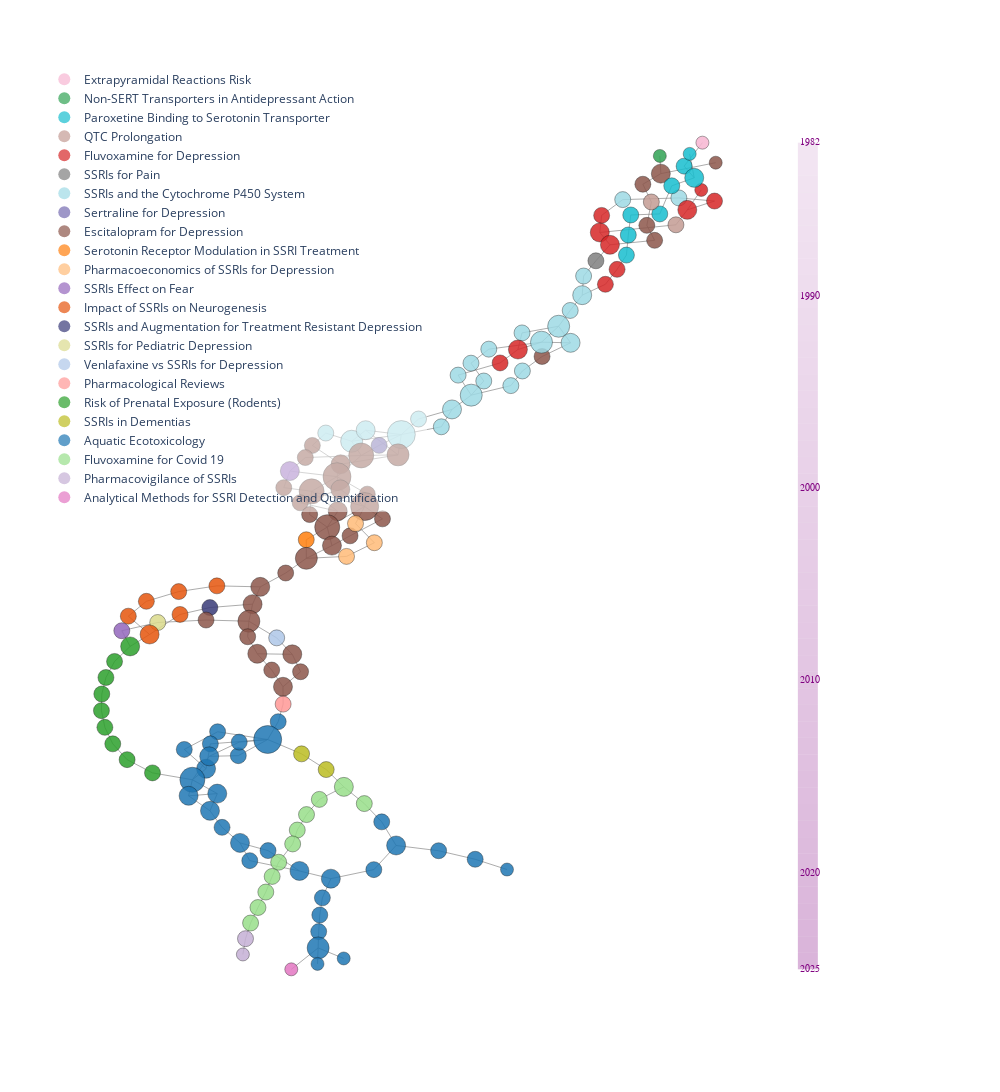

Notebook code cell kept with this figure:
### Markdown cell above
# plot

### Code cell
plotter = MainPathPlotterInteractive(
    Gmp,
    cluster_col="cluster_alpha0.3_k10_res0.002",
    node_label_col="label",
    hover_cols=["title", "cited_by", "year"],
    color_attr="color",
    cluster_label_attr="cluster_label",
)
# Show network visualization
fig_interactive = plotter.plot_network_on_timeline_interactive(
    savingpath=output_dir + "/paper-output/main_path_fig.html",
    width=1000,
    height=1300,
    return_fig=True,
    adjust_overlap=True,
    show_legend=True,
    title=None,
    use_custom_colors=True,
    show_labels=False,
    align_nodes_with_timeline=False,
)

### Figure 1 — Plotly figure (JSON) as saved in the notebook; plotly's stock layout.template omitted (floating-point values rounded to 4 significant figures; data arrays with more than 128 entries replaced by an {"elided": "..."} marker saying what was removed)
{"data": [{"hoverinfo": "none", "line": {"color": "#888888", "width": 0.7}, "mode": "lines", "showlegend": false, "type": "scatter", "x": {"elided": "564 float values"}, "y": {"elided": "564 float values"}}, {"hoverinfo": "text", "hovertext": {"elided": "155 str values"}, "marker": {"color": {"elided": "155 str values"}, "line": {"color": "rgba(0,0,0,0.4)", "width": 1}, "opacity": 0.85, "showscale": false, "size": {"elided": "155 int values"}}, "mode": "markers", "showlegend": false, "textfont": {"color": "black", "size": 8}, "textposition": "middle center", "type": "scatter", "x": {"elided": "155 float values"}, "y": {"elided": "155 float values"}}, {"hoverinfo": "none", "line": {"color": "rgba(128, 0, 128, 0.1)", "width": 20}, "mode": "lines", "showlegend": false, "type": "scatter", "x": [1.15, 1.15], "y": [1, 0.98]}, {"hoverinfo": "none", "line": {"color": "rgba(128, 0, 128, 0.10400000000000001)", "width": 20}, "mode": "lines", "showlegend": false, "type": "scatter", "x": [1.15, 1.15], "y": [0.98, 0.96]}, {"hoverinfo": "none", "line": {"color": "rgba(128, 0, 128, 0.10800000000000001)", "width": 20}, "mode": "lines", "showlegend": false, "type": "scatter", "x": [1.15, 1.15], "y": [0.96, 0.94]}, {"hoverinfo": "none", "line": {"color": "rgba(128, 0, 128, 0.112)", "width": 20}, "mode": "lines", "showlegend": false, "type": "scatter", "x": [1.15, 1.15], "y": [0.94, 0.92]}, {"hoverinfo": "none", "line": {"color": "rgba(128, 0, 128, 0.116)", "width": 20}, "mode": "lines", "showlegend": false, "type": "scatter", "x": [1.15, 1.15], "y": [0.92, 0.9]}, {"hoverinfo": "none", "line": {"color": "rgba(128, 0, 128, 0.12000000000000001)", "width": 20}, "mode": "lines", "showlegend": false, "type": "scatter", "x": [1.15, 1.15], "y": [0.9, 0.88]}, {"hoverinfo": "none", "line": {"color": "rgba(128, 0, 128, 0.124)", "width": 20}, "mode": "lines", "showlegend": false, "type": "scatter", "x": [1.15, 1.15], "y": [0.88, 0.86]}, {"hoverinfo": "none", "line": {"color": "rgba(128, 0, 128, 0.128)", "width": 20}, "mode": "lines", "showlegend": false, "type": "scatter", "x": [1.15, 1.15], "y": [0.86, 0.84]}, {"hoverinfo": "none", "line": {"color": "rgba(128, 0, 128, 0.132)", "width": 20}, "mode": "lines", "showlegend": false, "type": "scatter", "x": [1.15, 1.15], "y": [0.84, 0.82]}, {"hoverinfo": "none", "line": {"color": "rgba(128, 0, 128, 0.136)", "width": 20}, "mode": "lines", "showlegend": false, "type": "scatter", "x": [1.15, 1.15], "y": [0.82, 0.8]}, {"hoverinfo": "none", "line": {"color": "rgba(128, 0, 128, 0.14)", "width": 20}, "mode": "lines", "showlegend": false, "type": "scatter", "x": [1.15, 1.15], "y": [0.8, 0.78]}, {"hoverinfo": "none", "line": {"color": "rgba(128, 0, 128, 0.14400000000000002)", "width": 20}, "mode": "lines", "showlegend": false, "type": "scatter", "x": [1.15, 1.15], "y": [0.78, 0.76]}, {"hoverinfo": "none", "line": {"color": "rgba(128, 0, 128, 0.148)", "width": 20}, "mode": "lines", "showlegend": false, "type": "scatter", "x": [1.15, 1.15], "y": [0.76, 0.74]}, {"hoverinfo": "none", "line": {"color": "rgba(128, 0, 128, 0.152)", "width": 20}, "mode": "lines", "showlegend": false, "type": "scatter", "x": [1.15, 1.15], "y": [0.74, 0.72]}, {"hoverinfo": "none", "line": {"color": "rgba(128, 0, 128, 0.156)", "width": 20}, "mode": "lines", "showlegend": false, "type": "scatter", "x": [1.15, 1.15], "y": [0.72, 0.7]}, {"hoverinfo": "none", "line": {"color": "rgba(128, 0, 128, 0.16)", "width": 20}, "mode": "lines", "showlegend": false, "type": "scatter", "x": [1.15, 1.15], "y": [0.7, 0.68]}, {"hoverinfo": "none", "line": {"color": "rgba(128, 0, 128, 0.164)", "width": 20}, "mode": "lines", "showlegend": false, "type": "scatter", "x": [1.15, 1.15], "y": [0.68, 0.66]}, {"hoverinfo": "none", "line": {"color": "rgba(128, 0, 128, 0.168)", "width": 20}, "mode": "lines", "showlegend": false, "type": "scatter", "x": [1.15, 1.15], "y": [0.66, 0.64]}, {"hoverinfo": "none", "line": {"color": "rgba(128, 0, 128, 0.172)", "width": 20}, "mode": "lines", "showlegend": false, "type": "scatter", "x": [1.15, 1.15], "y": [0.64, 0.62]}, {"hoverinfo": "none", "line": {"color": "rgba(128, 0, 128, 0.176)", "width": 20}, "mode": "lines", "showlegend": false, "type": "scatter", "x": [1.15, 1.15], "y": [0.62, 0.6]}, {"hoverinfo": "none", "line": {"color": "rgba(128, 0, 128, 0.18)", "width": 20}, "mode": "lines", "showlegend": false, "type": "scatter", "x": [1.15, 1.15], "y": [0.6, 0.58]}, {"hoverinfo": "none", "line": {"color": "rgba(128, 0, 128, 0.184)", "width": 20}, "mode": "lines", "showlegend": false, "type": "scatter", "x": [1.15, 1.15], "y": [0.58, 0.56]}, {"hoverinfo": "none", "line": {"color": "rgba(128, 0, 128, 0.188)", "width": 20}, "mode": "lines", "showlegend": false, "type": "scatter", "x": [1.15, 1.15], "y": [0.56, 0.54]}, {"hoverinfo": "none", "line": {"color": "rgba(128, 0, 128, 0.192)", "width": 20}, "mode": "lines", "showlegend": false, "type": "scatter", "x": [1.15, 1.15], "y": [0.54, 0.52]}, {"hoverinfo": "none", "line": {"color": "rgba(128, 0, 128, 0.196)", "width": 20}, "mode": "lines", "showlegend": false, "type": "scatter", "x": [1.15, 1.15], "y": [0.52, 0.5]}, {"hoverinfo": "none", "line": {"color": "rgba(128, 0, 128, 0.2)", "width": 20}, "mode": "lines", "showlegend": false, "type": "scatter", "x": [1.15, 1.15], "y": [0.5, 0.48]}, {"hoverinfo": "none", "line": {"color": "rgba(128, 0, 128, 0.20400000000000001)", "width": 20}, "mode": "lines", "showlegend": false, "type": "scatter", "x": [1.15, 1.15], "y": [0.48, 0.46]}, {"hoverinfo": "none", "line": {"color": "rgba(128, 0, 128, 0.20800000000000002)", "width": 20}, "mode": "lines", "showlegend": false, "type": "scatter", "x": [1.15, 1.15], "y": [0.46, 0.44]}, {"hoverinfo": "none", "line": {"color": "rgba(128, 0, 128, 0.21200000000000002)", "width": 20}, "mode": "lines", "showlegend": false, "type": "scatter", "x": [1.15, 1.15], "y": [0.44, 0.42]}, {"hoverinfo": "none", "line": {"color": "rgba(128, 0, 128, 0.21599999999999997)", "width": 20}, "mode": "lines", "showlegend": false, "type": "scatter", "x": [1.15, 1.15], "y": [0.42, 0.4]}, {"hoverinfo": "none", "line": {"color": "rgba(128, 0, 128, 0.21999999999999997)", "width": 20}, "mode": "lines", "showlegend": false, "type": "scatter", "x": [1.15, 1.15], "y": [0.4, 0.38]}, {"hoverinfo": "none", "line": {"color": "rgba(128, 0, 128, 0.22399999999999998)", "width": 20}, "mode": "lines", "showlegend": false, "type": "scatter", "x": [1.15, 1.15], "y": [0.38, 0.36]}, {"hoverinfo": "none", "line": {"color": "rgba(128, 0, 128, 0.228)", "width": 20}, "mode": "lines", "showlegend": false, "type": "scatter", "x": [1.15, 1.15], "y": [0.36, 0.34]}, {"hoverinfo": "none", "line": {"color": "rgba(128, 0, 128, 0.232)", "width": 20}, "mode": "lines", "showlegend": false, "type": "scatter", "x": [1.15, 1.15], "y": [0.34, 0.32]}, {"hoverinfo": "none", "line": {"color": "rgba(128, 0, 128, 0.23600000000000002)", "width": 20}, "mode": "lines", "showlegend": false, "type": "scatter", "x": [1.15, 1.15], "y": [0.32, 0.3]}, {"hoverinfo": "none", "line": {"color": "rgba(128, 0, 128, 0.24)", "width": 20}, "mode": "lines", "showlegend": false, "type": "scatter", "x": [1.15, 1.15], "y": [0.3, 0.28]}, {"hoverinfo": "none", "line": {"color": "rgba(128, 0, 128, 0.244)", "width": 20}, "mode": "lines", "showlegend": false, "type": "scatter", "x": [1.15, 1.15], "y": [0.28, 0.26]}, {"hoverinfo": "none", "line": {"color": "rgba(128, 0, 128, 0.248)", "width": 20}, "mode": "lines", "showlegend": false, "type": "scatter", "x": [1.15, 1.15], "y": [0.26, 0.24]}, {"hoverinfo": "none", "line": {"color": "rgba(128, 0, 128, 0.252)", "width": 20}, "mode": "lines", "showlegend": false, "type": "scatter", "x": [1.15, 1.15], "y": [0.24, 0.22]}, {"hoverinfo": "none", "line": {"color": "rgba(128, 0, 128, 0.256)", "width": 20}, "mode": "lines", "showlegend": false, "type": "scatter", "x": [1.15, 1.15], "y": [0.22, 0.2]}, {"hoverinfo": "none", "line": {"color": "rgba(128, 0, 128, 0.26)", "width": 20}, "mode": "lines", "showlegend": false, "type": "scatter", "x": [1.15, 1.15], "y": [0.2, 0.18]}, {"hoverinfo": "none", "line": {"color": "rgba(128, 0, 128, 0.264)", "width": 20}, "mode": "lines", "showlegend": false, "type": "scatter", "x": [1.15, 1.15], "y": [0.18, 0.16]}, {"hoverinfo": "none", "line": {"color": "rgba(128, 0, 128, 0.268)", "width": 20}, "mode": "lines", "showlegend": false, "type": "scatter", "x": [1.15, 1.15], "y": [0.16, 0.14]}, {"hoverinfo": "none", "line": {"color": "rgba(128, 0, 128, 0.272)", "width": 20}, "mode": "lines", "showlegend": false, "type": "scatter", "x": [1.15, 1.15], "y": [0.14, 0.12]}, {"hoverinfo": "none", "line": {"color": "rgba(128, 0, 128, 0.276)", "width": 20}, "mode": "lines", "showlegend": false, "type": "scatter", "x": [1.15, 1.15], "y": [0.12, 0.1]}, {"hoverinfo": "none", "line": {"color": "rgba(128, 0, 128, 0.28)", "width": 20}, "mode": "lines", "showlegend": false, "type": "scatter", "x": [1.15, 1.15], "y": [0.1, 0.08]}, {"hoverinfo": "none", "line": {"color": "rgba(128, 0, 128, 0.28400000000000003)", "width": 20}, "mode": "lines", "showlegend": false, "type": "scatter", "x": [1.15, 1.15], "y": [0.08, 0.06]}, {"hoverinfo": "none", "line": {"color": "rgba(128, 0, 128, 0.288)", "width": 20}, "mode": "lines", "showlegend": false, "type": "scatter", "x": [1.15, 1.15], "y": [0.06, 0.04]}, {"hoverinfo": "none", "line": {"color": "rgba(128, 0, 128, 0.292)", "width": 20}, "mode": "lines", "showlegend": false, "type": "scatter", "x": [1.15, 1.15], "y": [0.04, 0.02]}, {"hoverinfo": "none", "line": {"color": "rgba(128, 0, 128, 0.296)", "width": 20}, "mode": "lines", "showlegend": false, "type": "scatter", "x": [1.15, 1.15], "y": [0.02, 0]}, {"hoverinfo": "none", "mode": "text", "showlegend": false, "text": ["1982"], "textfont": {"color": "purple", "family": "Arial", "size": 10}, "textposition": "middle left", "type": "scatter", "x": [1.17], "y": [1]}, {"hoverinfo": "none", "mode": "text", "showlegend": false, "text": ["1990"], "textfont": {"color": "purple", "family": "Arial", "size": 10}, "textposition": "middle left", "type": "scatter", "x": [1.17], "y": [0.814]}, {"hoverinfo": "none", "mode": "text", "showlegend": false, "text": ["2000"], "textfont": {"color": "purple", "family": "Arial", "size": 10}, "textposition": "middle left", "type": "scatter", "x": [1.17], "y": [0.5814]}, {"hoverinfo": "none", "mode": "text", "showlegend": false, "text": ["2010"], "textfont": {"color": "purple", "family": "Arial", "size": 10}, "textposition": "middle left", "type": "scatter", "x": [1.17], "y": [0.3488]}, {"hoverinfo": "none", "mode": "text", "showlegend": false, "text": ["2020"], "textfont": {"color": "purple", "family": "Arial", "size": 10}, "textposition": "middle left", "type": "scatter", "x": [1.17], "y": [0.1163]}, {"hoverinfo": "none", "mode": "text", "showlegend": false, "text": ["2025"], "textfont": {"color": "purple", "family": "Arial", "size": 10}, "textposition": "middle left", "type": "scatter", "x": [1.17], "y": [0]}, {"legendgroup": "clusters", "legendrank": 0, "marker": {"color": "#f7b6d2", "opacity": 0.7, "size": 10}, "mode": "markers", "name": "Extrapyramidal Reactions Risk", "showlegend": true, "type": "scatter", "x": [null], "y": [null]}, {"legendgroup": "clusters", "legendrank": 1, "marker": {"color": "#31a354", "opacity": 0.7, "size": 10}, "mode": "markers", "name": "Non-SERT Transporters in Antidepressant Action", "showlegend": true, "type": "scatter", "x": [null], "y": [null]}, {"legendgroup": "clusters", "legendrank": 2, "marker": {"color": "#17becf", "opacity": 0.7, "size": 10}, "mode": "markers", "name": "Paroxetine Binding to Serotonin Transporter", "showlegend": true, "type": "scatter", "x": [null], "y": [null]}, {"legendgroup": "clusters", "legendrank": 3, "marker": {"color": "#c49c94", "opacity": 0.7, "size": 10}, "mode": "markers", "name": "QTC Prolongation", "showlegend": true, "type": "scatter", "x": [null], "y": [null]}, {"legendgroup": "clusters", "legendrank": 4, "marker": {"color": "#d62728", "opacity": 0.7, "size": 10}, "mode": "markers", "name": "Fluvoxamine for Depression", "showlegend": true, "type": "scatter", "x": [null], "y": [null]}, {"legendgroup": "clusters", "legendrank": 5, "marker": {"color": "#7f7f7f", "opacity": 0.7, "size": 10}, "mode": "markers", "name": "SSRIs for Pain", "showlegend": true, "type": "scatter", "x": [null], "y": [null]}, {"legendgroup": "clusters", "legendrank": 6, "marker": {"color": "#9edae5", "opacity": 0.7, "size": 10}, "mode": "markers", "name": "SSRIs and the Cytochrome P450 System", "showlegend": true, "type": "scatter", "x": [null], "y": [null]}, {"legendgroup": "clusters", "legendrank": 7, "marker": {"color": "#756bb1", "opacity": 0.7, "size": 10}, "mode": "markers", "name": "Sertraline for Depression", "showlegend": true, "type": "scatter", "x": [null], "y": [null]}, {"legendgroup": "clusters", "legendrank": 8, "marker": {"color": "#8c564b", "opacity": 0.7, "size": 10}, "mode": "markers", "name": "Escitalopram for Depression", "showlegend": true, "type": "scatter", "x": [null], "y": [null]}, {"legendgroup": "clusters", "legendrank": 9, "marker": {"color": "#ff7f0e", "opacity": 0.7, "size": 10}, "mode": "markers", "name": "Serotonin Receptor Modulation in SSRI Treatment", "showlegend": true, "type": "scatter", "x": [null], "y": [null]}, {"legendgroup": "clusters", "legendrank": 10, "marker": {"color": "#ffbb78", "opacity": 0.7, "size": 10}, "mode": "markers", "name": "Pharmacoeconomics of SSRIs for Depression", "showlegend": true, "type": "scatter", "x": [null], "y": [null]}, {"legendgroup": "clusters", "legendrank": 11, "marker": {"color": "#9467bd", "opacity": 0.7, "size": 10}, "mode": "markers", "name": "SSRIs Effect on Fear", "showlegend": true, "type": "scatter", "x": [null], "y": [null]}, {"legendgroup": "clusters", "legendrank": 12, "marker": {"color": "#e6550d", "opacity": 0.7, "size": 10}, "mode": "markers", "name": "Impact of SSRIs on Neurogenesis", "showlegend": true, "type": "scatter", "x": [null], "y": [null]}, {"legendgroup": "clusters", "legendrank": 13, "marker": {"color": "#393b79", "opacity": 0.7, "size": 10}, "mode": "markers", "name": "SSRIs and Augmentation for Treatment Resistant Depression", "showlegend": true, "type": "scatter", "x": [null], "y": [null]}, {"legendgroup": "clusters", "legendrank": 14, "marker": {"color": "#dbdb8d", "opacity": 0.7, "size": 10}, "mode": "markers", "name": "SSRIs for Pediatric Depression", "showlegend": true, "type": "scatter", "x": [null], "y": [null]}, {"legendgroup": "clusters", "legendrank": 15, "marker": {"color": "#aec7e8", "opacity": 0.7, "size": 10}, "mode": "markers", "name": "Venlafaxine vs SSRIs for Depression", "showlegend": true, "type": "scatter", "x": [null], "y": [null]}, {"legendgroup": "clusters", "legendrank": 16, "marker": {"color": "#ff9896", "opacity": 0.7, "size": 10}, "mode": "markers", "name": "Pharmacological Reviews", "showlegend": true, "type": "scatter", "x": [null], "y": [null]}, {"legendgroup": "clusters", "legendrank": 17, "marker": {"color": "#2ca02c", "opacity": 0.7, "size": 10}, "mode": "markers", "name": "Risk of Prenatal Exposure (Rodents)", "showlegend": true, "type": "scatter", "x": [null], "y": [null]}, {"legendgroup": "clusters", "legendrank": 18, "marker": {"color": "#bcbd22", "opacity": 0.7, "size": 10}, "mode": "markers", "name": "SSRIs in Dementias", "showlegend": true, "type": "scatter", "x": [null], "y": [null]}, {"legendgroup": "clusters", "legendrank": 19, "marker": {"color": "#1f77b4", "opacity": 0.7, "size": 10}, "mode": "markers", "name": "Aquatic Ecotoxicology", "showlegend": true, "type": "scatter", "x": [null], "y": [null]}, {"legendgroup": "clusters", "legendrank": 20, "marker": {"color": "#98df8a", "opacity": 0.7, "size": 10}, "mode": "markers", "name": "Fluvoxamine for Covid 19", "showlegend": true, "type": "scatter", "x": [null], "y": [null]}, {"legendgroup": "clusters", "legendrank": 21, "marker": {"color": "#c5b0d5", "opacity": 0.7, "size": 10}, "mode": "markers", "name": "Pharmacovigilance of SSRIs", "showlegend": true, "type": "scatter", "x": [null], "y": [null]}, {"legendgroup": "clusters", "legendrank": 22, "marker": {"color": "#e377c2", "opacity": 0.7, "size": 10}, "mode": "markers", "name": "Analytical Methods for SSRI Detection and Quantification", "showlegend": true, "type": "scatter", "x": [null], "y": [null]}], "layout": {"dragmode": "zoom", "height": 1300, "hoverlabel": {"bgcolor": "rgba(255, 255, 255, 0.95)", "bordercolor": "rgba(0, 0, 0, 0.4)", "font": {"color": "black", "size": 12}}, "hovermode": "closest", "legend": {"bgcolor": "rgba(255, 255, 255, 0.5)", "bordercolor": "rgba(255, 255, 255, 0)", "borderwidth": 0, "itemclick": false, "itemdoubleclick": false, "itemsizing": "constant", "orientation": "v", "valign": "top", "x": 0.005, "xanchor": "left", "y": 0.995, "yanchor": "top"}, "margin": {"b": 40, "l": 40, "r": 100, "t": 60}, "paper_bgcolor": "rgba(255,255,255,1)", "plot_bgcolor": "rgba(255,255,255,1)", "showlegend": true, "width": 1000, "xaxis": {"range": [-0.1, 1.3], "showgrid": false, "showline": false, "showticklabels": false, "visible": false, "zeroline": false}, "yaxis": {"range": [-0.1, 1.1], "showgrid": false, "showline": false, "showticklabels": false, "visible": false, "zeroline": false}}}
